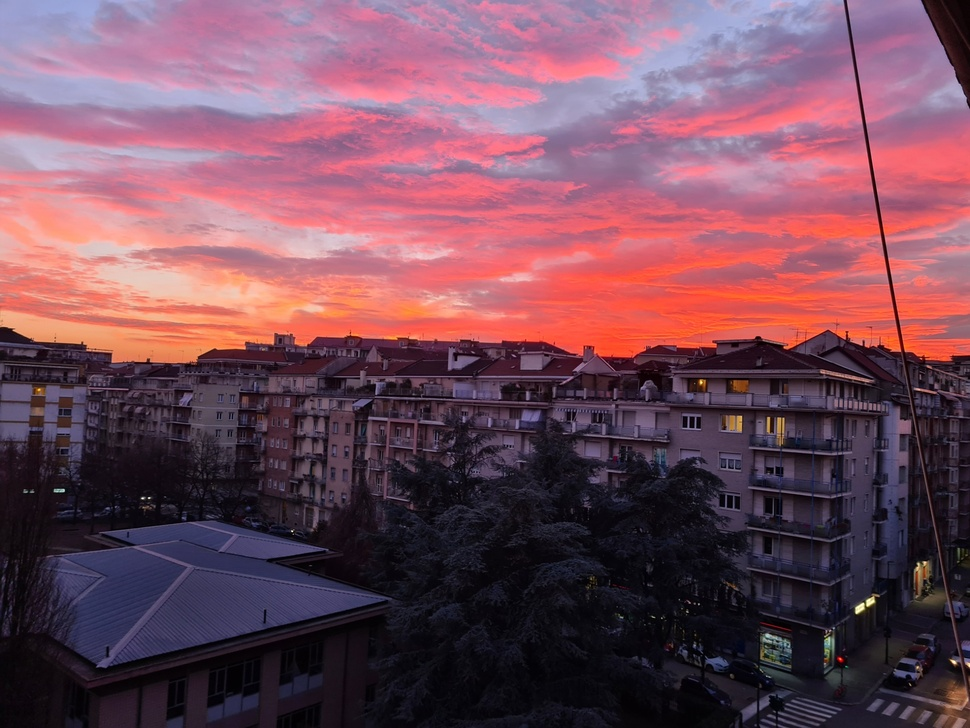
#> input picture Image processing and computer vision/lab3/img/tramonto.jpg, 970 x 728 px, shrunk from 1986 x 1490 before the run
$ python es4.py
#> lines starting #> are read from the running program, lines starting #| are printed output that depends on the picture
import cv2  # opencv
import numpy as np  # numpy
import matplotlib.pyplot as plt

location = 'img/tramonto.jpg'
tramonto = cv2.imread(location,0) #prende l'img e converte anche in GRIGI
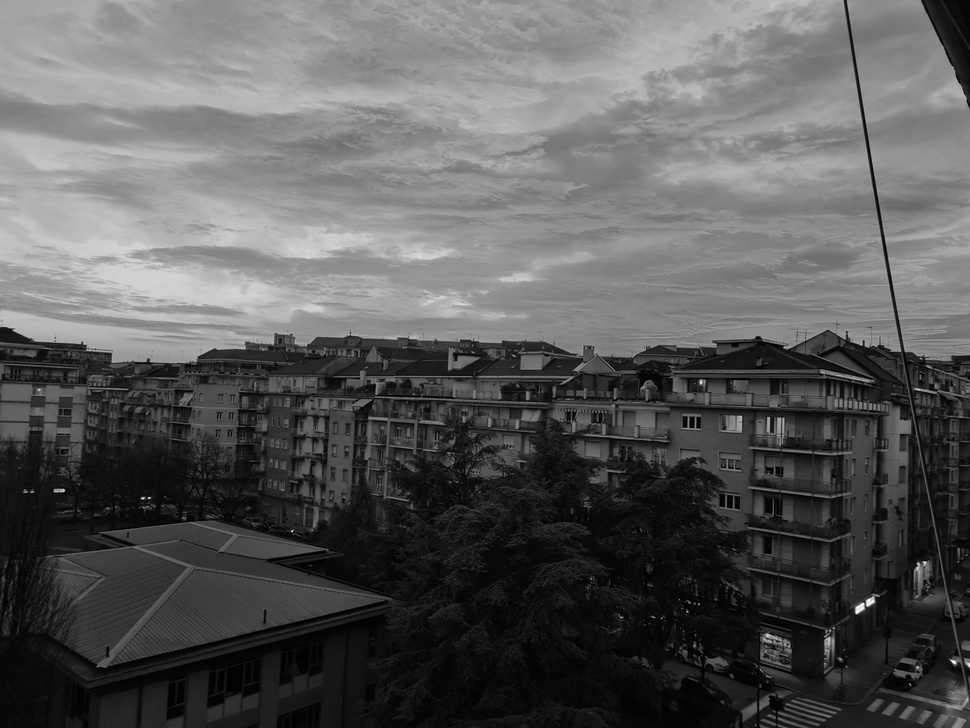
#> tramonto: shape (728, 970); min 0, max 254, mean 89.9
tramonto_complex = np.float32(tramonto) #trasformo immagine naturale in img complessa

plt.subplot(2, 2, 1).axis("off") #img mostrerà range di pixel nell'img
plt.imshow(tramonto, "gray")
plt.title("immagine Tramonto")

#TRASFORMATA DFT
complex_image_result = cv2.dft(tramonto_complex, flags=cv2.DFT_COMPLEX_OUTPUT) #DFT
dft_shift = np.fft.fftshift(complex_image_result) #shift DFT

real_part_shift = dft_shift[:,:,0] #real shift
imaginary_part_shift = dft_shift[:,:,1] #imm shift
magnitude = 20*np.log(cv2.magnitude(real_part_shift,imaginary_part_shift)+1) #il + 1 serve per viasualizzarla
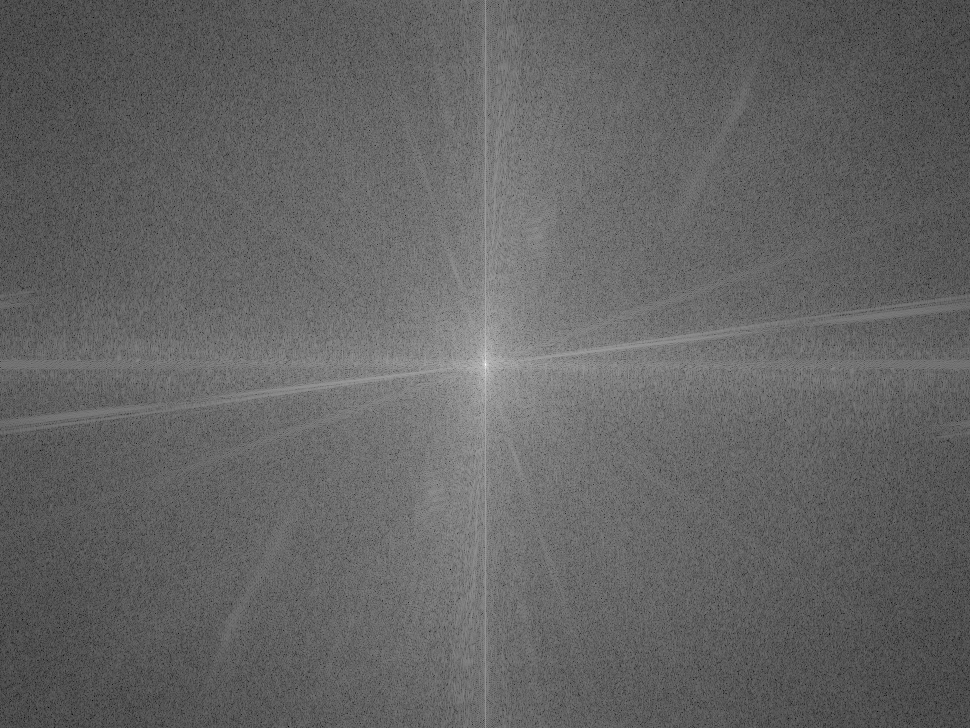
#> magnitude: shape (728, 970) float32; min 32.07, max 359.3, mean 161; drawn with min black and max white

plt.subplot(2, 2, 2).axis("off") #img mostrerà range di pixel nell'img
plt.imshow(magnitude, "gray")
plt.title("modulo")


#CREAZIONE MASCHERA/FILTRO PASSA BASSO
print(tramonto.shape)
#| (728, 970)
rows, cols = tramonto.shape
#> rows = 728; cols = 970
crow, ccol = int(rows / 2), int(cols / 2)
#> crow = 364; ccol = 485
mask = np.ones((rows, cols, 2), np.uint8)
r1 = 80
r2 = 120
center = [crow, ccol]
#> center = [364, 485]
x, y = np.ogrid[:rows, :cols]
#> x = 728 values from 0 to 727
#cocordinate riga col : prende da 0 a rows, , a:cols e genera array
#di 2 elem primo array colonna e secondo array riga : finiscono X= ARRAY con 0000, 1111, 2222
mask_area = np.logical_and( ((x - center[0]) ** 2 + (y - center[1]) ** 2 >= r1*r1),
                            (x - center[0]) ** 2 + (y - center[1]) ** 2 <= r2*r2)
mask[mask_area] = 0
tramonto_filtrato = dft_shift*mask

f_ishift = np.fft.ifftshift(tramonto_filtrato)
img_back = cv2.idft(f_ishift)
img_back = cv2.magnitude(img_back[:, :, 0], img_back[:, :, 1])

plt.subplot(2, 2, 3).axis("off") #img mostrerà range di pixel nell'img
plt.imshow(img_back, "gray")
plt.title("IDFT")

plt.show()
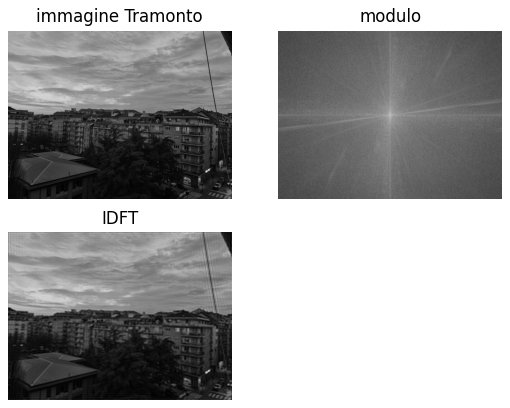
#> figure drawn by matplotlib, 3 panels
